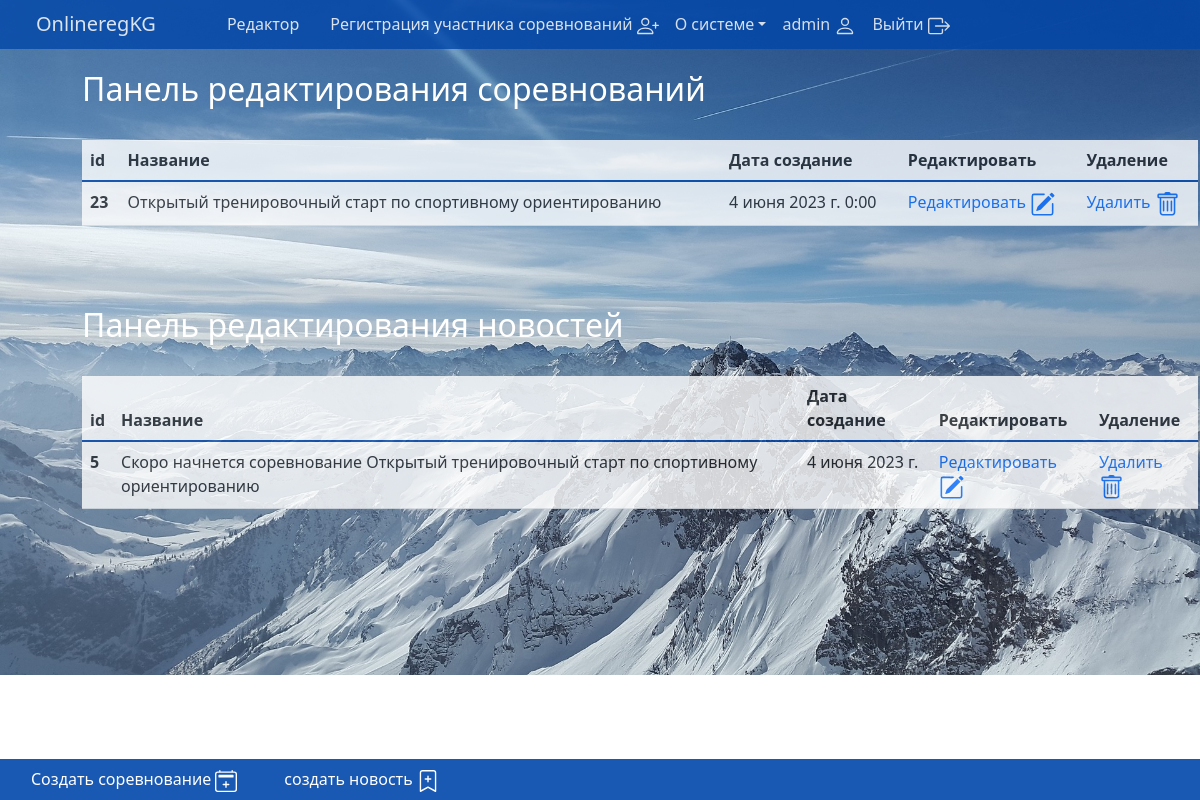
/editor/ (signed in), run on an earlier commit of the app's database.
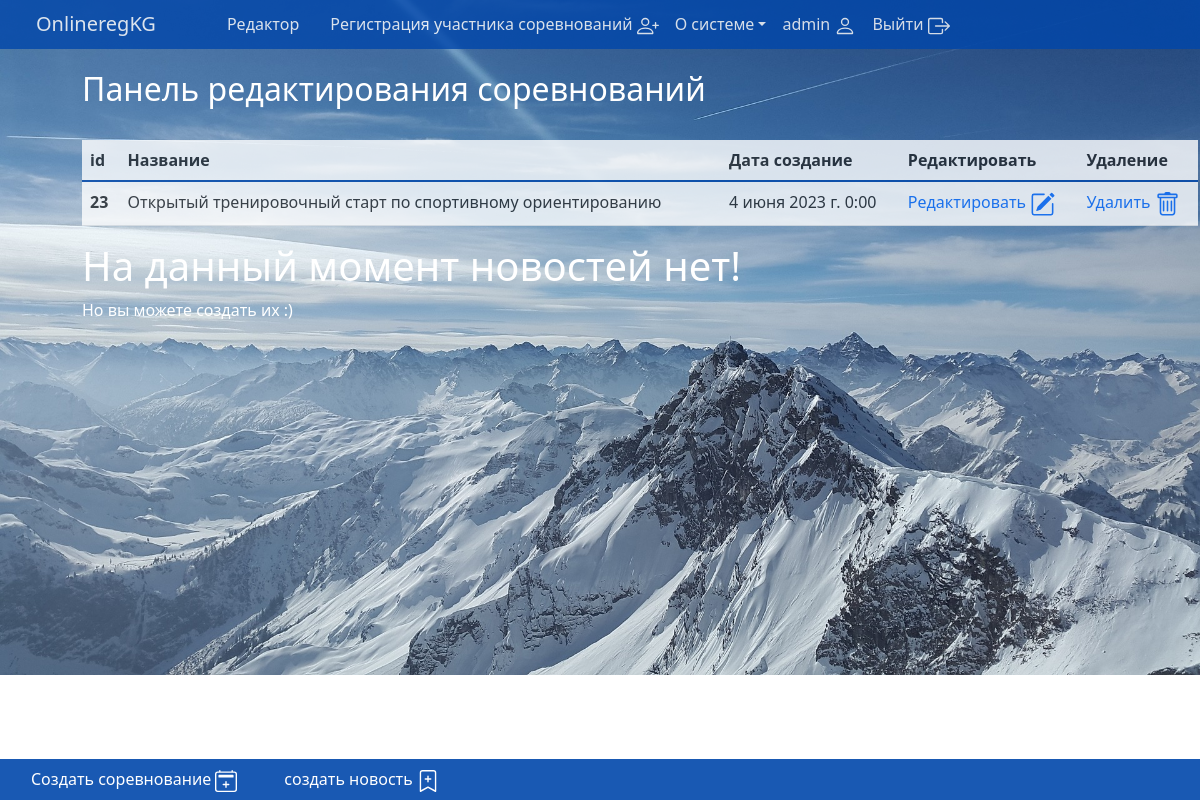
And on a later commit of the database.
### competitions/models.py (models this page shows, shortened)
class Competition(models.Model):
    hostState_list = [
        ('Кыргызстан', 'Кыргызстан'),
    ]
    region_list = [
        ('Бишкек', 'Бишкек'),
        ('Чуй', 'Чуй'),
        ('Каракол', 'Каракол'),
        ('Баткен', 'Баткен'),
        ('Джалал-Абад', 'Джалал-Абад'),
        ('Нарын', 'Нарын'),
        ('Талас', 'Талас'),
        ('Ош', 'Ош'),
    ]
    age_groups_of_participants_list = [
        ('до 18', 'до 18'),
        ('18-25', '18-25'),
        ('25-35', '25-35'),
        ('35-45', '35-45'),
        ('A, B, C, D', 'A, B, C, D ')
    ]
    phone_regex = RegexValidator(
        regex=r'\+996\d{9}$',
        message='Номер телефона должен быть в формате: "+996XXXXXXXXX'
    )
    telegram_regex = RegexValidator(
        regex=r'^@[A-Za-z0-9]{5,}$',
        message='invalid username Telegram'
    )
    author = models.ForeignKey(User, on_delete=models.CASCADE, related_name='competitions', verbose_name='Редактор', blank=True, null=True)
    create_date = models.DateTimeField(auto_now_add=True)
    state = models.CharField(choices=hostState_list, max_length=10, blank=False, verbose_name='Государство проведения')
    region = models.CharField(choices=region_list, max_length=11, blank=False, verbose_name='Регион проведения')
    date = models.DateField(blank=False, verbose_name='Дата (-ы) проведения')
    organizer_name = models.CharField(max_length=30, blank=False,verbose_name='Имя организатора', null=True)
    organizer_last_name = models.CharField(max_length=100, blank=False, verbose_name='Фамилия организатора', null=True)
    organizer_email = models.EmailField(blank=False, verbose_name='email организатора', null=True)
    organizer_phone = models.CharField(max_length=13, blank=True, verbose_name='номер телефона организатора', null=True, validators=[phone_regex])
    organizer_telegram = models.CharField(max_length=20, blank=False, null=True, validators=[telegram_regex], verbose_name='Telegram организатора')
    organizer_whatsapp = models.CharField(max_length=255, blank=True, null=True, validators=[phone_regex], verbose_name='WhatsApp организатора')
    competition_name = models.CharField(max_length=255, blank=False, verbose_name='Наименование')
    location = models.CharField(max_length=255, blank=False, verbose_name='Место проведения')
    age_groups_of_participants = models.CharField(max_length=255, blank=False, verbose_name='Возрастные группы участников')
    illustration = models.ImageField(upload_to='competitions_illustration', blank=False, verbose_name='Иллюстрация')
    announcement = models.TextField(blank=False, verbose_name='Краткий анонс')
    coordinates_to_competition = models.CharField(max_length=255, blank=True, verbose_name='Точные координаты')
    slug = models.SlugField(unique=True, max_length=255)
    class Meta:
        verbose_name = 'Соревнование'
        verbose_name_plural = 'Соревнования'

### news/models.py (models this page shows, shortened)
class News(models.Model):
    author = models.ForeignKey(User, on_delete=models.CASCADE, related_name='news', verbose_name='Автор')
    date = models.DateField(auto_now=True, verbose_name='дата')
    header = models.CharField(max_length=255, blank=False, verbose_name='Заголовок', null=True)
    announcement = models.TextField(blank=False, verbose_name='Анонс', null=True)
    photo = models.ImageField(upload_to='news_photo', blank=False, verbose_name='Фото', null=True)
    text = models.TextField(blank=False, verbose_name='Текст', null=True)
    slug = models.SlugField(unique=True, max_length=255, null=True)
    class Meta:
        verbose_name = 'Новость'
        verbose_name_plural = 'Новости'

### users/views.py (the view)
    def wrapper(request, *args, **kwargs):
        if request.user.is_authenticated:
            profile = Profile.objects.get(user=request.user)
            if profile.is_blocked:
                return HttpResponse('Вы заблокированы. Пожалуйста, свяжитесь с администратором. Отправьте сообщение в разделе контакты!')
        return view_func(request, *args, **kwargs)

### main/views.py (called while the page is built)
@check_blocked
def editors_page(request):
    user = request.user
    editor_group = Group.objects.get(name='editors')
    is_editor = editor_group in user.groups.all()
    if not is_editor:
        return redirect('contact')
    competitions = Competition.objects.filter(author=user)
    news = News.objects.filter(author=user)
    context = {
        'is_editor': is_editor,
        'competitions': competitions,
        'news': news,
    }
    return render(request, 'main/editor.html', context)

### users/views.py (called while the page is built)
def check_blocked(view_func):
    def wrapper(request, *args, **kwargs):
        if request.user.is_authenticated:
            profile = Profile.objects.get(user=request.user)
            if profile.is_blocked:
                return HttpResponse('Вы заблокированы. Пожалуйста, свяжитесь с администратором. Отправьте сообщение в разделе контакты!')
        return view_func(request, *args, **kwargs)
    return wrapper

### main/templates/main/editor.html (shortened to what this page needs)
{% extends 'main/layout.html' %}
{% block body %}
	{% if update %}
		<h1>{{title}}</h1>
		<form class="form-control" id="form-bg" method="post">
			{% csrf_token %}
			{{ form.as_p }}
			<button class="btn btn-primary" id="btn-bg" type="submit">Обнавить</button>
		</form>
	{% else %}
	{% if competitions %}
	<div id="table-competitions-div">
		<h2>Панель редактирования соревнований</h2>
		<br>
		<table class="table" id="table-competitions">
  		<thead id="table-competitions-nav">
    		<tr>
      		<th scope="col">id</th>
      		<th scope="col">Название</th>
      		<th scope="col">Дата создание</th>
      		<th scope="col">Редактировать</th>
      		<th scope="col">Удаление</th>
    		</tr>
  		</thead>
  		<tbody class="table-group-divider">
  			{% for competition in competitions %}
    		<tr>
      		<th scope="row">{{competition.id}}</th>
      		<td>{{competition.competition_name}}</td>
      		<td>{{competition.create_date}}</td>
      		<td><a id="link-editor" href="{% url 'editor_update_competitions' competition.slug %}">Редактировать </a></td>
      		<td><a id="link-editor" href="{% url 'editor_delete_competitions' competition.id %}">Удалить </a></td>
    		</tr>
    		{% endfor %}
  		</tbody>
		</table>
	</div>
	{% else %}
	<h1>На данный момент соревнований нет!</h1>
	<p>Но вы можете создать их :)</p>
	{% endif %}
{% if news %}
	<div id="table-news-div">
		<h2>Панель редактирования новостей</h2>
		<br>
		<table class="table" id="table-news">
  		<thead id="table-news-nav">
    		<tr>
      		<th scope="col">id</th>
      		<th scope="col">Название</th>
      		<th scope="col">Дата создание</th>
      		<th scope="col">Редактировать</th>
      		<th scope="col">Удаление</th>
    		</tr>
  		</thead>
  		<tbody class="table-group-divider">
  			{% for new in news %}
    		<tr>
      		<th scope="row">{{new.id}}</th>
      		<td>{{new.header}}</td>
      		<td>{{new.date}}</td>
      		<td><a id="link-editor" href="{% url 'editor_update_news' new.slug %}">Редактировать </a></td>
      		<td><a id="link-editor" href="{% url 'editor_delete_news' new.id %}">Удалить </a></td>
    		</tr>
    		{% endfor %}
  		</tbody>
		</table>
	</div>
	{% else  %}
	<h1>На данный момент новостей нет!</h1>
	<p>Но вы можете создать их :)</p>
	{% endif %}
	{% endif %}
{% endblock %}
{% block footer %}
    <ul class="nav">
      <li class="nav-item"><a class="nav-link active" id="a-link" href=" {% url 'create_competition' %} ">Создать соревнование </a></li>
      <li class="nav-item"><a class="nav-link active" id="a-link" href=" {% url 'news' %} ">создать новость </a></li>
    </ul>
  {% endblock %}

What changed in the data, as far as the page shows it:
removed News: id "5", header "Скоро начнется соревнование Открытый тренировочный старт по спортивному ориентированию", date "4 июня 2023 г."
Also different on the page:
text no longer shown: "Панель редактирования новостей id Название Дата создание Редактировать Удаление"
text now shown: "На данный момент новостей нет! Но вы можете создать их :)"
